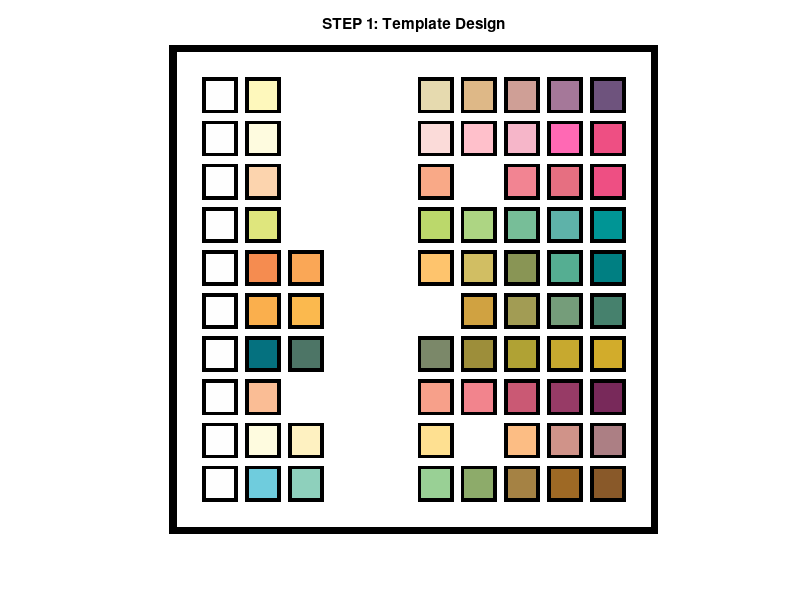
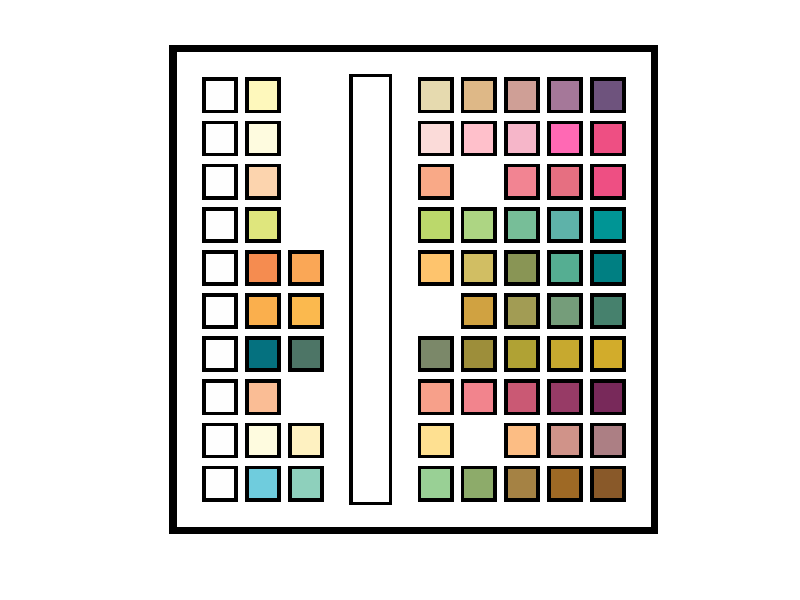
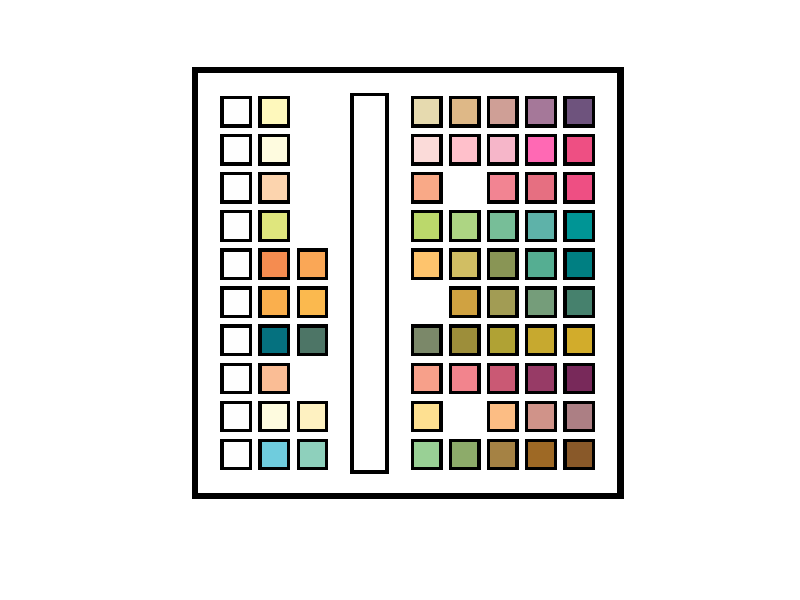

Write the MATLAB code that produced these figures, in order.
% PORTRAIT. 5x7in. A4 paper.  
%% WHITE BACKGROUND
clc; close all; clear; 

%% STEP 1: MacBeth COLOR CHECKER DESIGNING

DesignPaletteRGBs = [254 254 254; 254 248 188; 255 255 255; 255 255 255; 255 255 255; 230 218 175; 222,184,135; 207 159 150; 165 120 153; 110 083 125;   
            254 254 254; 254 251 223; 255 255 255; 255 255 255; 255 255 255; 251 219 217; 255 192 203; 246 182 201; 255 105 180; 238 079 131;    
            254 254 254; 252 212 174; 255 255 255; 255 255 255; 255 255 255; 249 169 135; 255 255 255; 242 132 146; 230 111 129; 238 079 131;  
            254 254 254; 223 230 125; 255 255 255; 255 255 255; 255 255 255; 187 216 107; 173 213 131; 119 190 152; 094 178 169; 000 149 149; 
            254 254 254; 245 140 080; 250 167 086; 255 255 255; 255 255 255; 254 196 109; 209 190 099; 137 149 085; 085 174 146; 000 127 130;  
            254 254 254; 250 175 077; 251 185 078; 255 255 255; 255 255 255; 255 255 255; 208 162 065; 162 156 084; 117 157 122; 070 129 109; 
            254 254 254; 005 113 127; 077 117 102; 255 255 255; 255 255 255; 123 136 105; 157 142 058; 176 162 052; 199 169 047; 210 172 043; 
            254 254 254; 250 189 149; 255 255 255; 255 255 255; 255 255 255; 247 160 138; 242 132 141; 202 089 116; 151 059 102; 120 041 090;  
            254 254 254; 254 251 223; 254 241 193; 255 255 255; 255 255 255; 254 224 145; 255 255 255; 252 189 132; 208 147 137; 172 127 132; 
            254 254 254; 111 204 221; 142 208 188; 255 255 255; 255 255 255; 153 208 149; 141 171 106; 165 130 068; 158 105 037; 137 089 041; ]; 


TotRows = 10; % Rows of Colors
TotCols = 10; % Columns of Colors

ColorPix = 300; % Pixels length for each color square
BoundaryWidth = 25; % Black boundary pixel width around each color
InterSpace = 25; % Pixel space between any 2 colors
ImgBoundary = 200; % Pixel Gap between palette boundary and colors
BoundaryWidthImg = 50; % Black boundary pixel thickness around pallete 
Pallete_W = TotRows*ColorPix + 2*ImgBoundary;
Pallete_H = TotCols*ColorPix + 2*ImgBoundary;

template = zeros(Pallete_W, Pallete_H, 3, 'uint8');
template(BoundaryWidthImg:Pallete_W-BoundaryWidthImg, BoundaryWidthImg:Pallete_H-BoundaryWidthImg, :) = 255 * ones(length(BoundaryWidthImg:Pallete_W-BoundaryWidthImg), length(BoundaryWidthImg:Pallete_H-BoundaryWidthImg), 3);

count = 0;
for RowNum = 1:TotRows
    for ColNum = 1:TotCols
        
        Standard_RGB = DesignPaletteRGBs(((RowNum-1)*TotCols)+ColNum, :);
        
        Low_Y = round(ImgBoundary + (((RowNum-1)*ColorPix) + InterSpace + 1));
        Up_Y = round(ImgBoundary + (RowNum * ColorPix) - InterSpace);
        Y = Low_Y : Up_Y;
        
        Low_X = round(ImgBoundary + (((ColNum-1) * ColorPix) + InterSpace + 1));
        Up_X =  round(ImgBoundary + (ColNum * ColorPix) - InterSpace);
        X = Low_X : Up_X;
        
        for i = 1:3
            template(Y,X,i) = Standard_RGB(i) * ones(length(Y), length(X), 1);         
        end 
        
        if(Standard_RGB(1) ~= 255 || Standard_RGB(2) ~= 255 || Standard_RGB(3) ~= 255)
            template(Y(1):Y(1)+BoundaryWidth, X, :) = zeros(length(Y(1):Y(1)+BoundaryWidth), length(X), 3); 
            template(Y(end)-BoundaryWidth:Y(end), X, :) = zeros(length(Y(end)-BoundaryWidth:Y(end)), length(X), 3); 
            template(Y, X(1):X(1)+BoundaryWidth, :) = zeros(length(Y), length(X(1):X(1)+BoundaryWidth), 3); 
            template(Y, X(end)-BoundaryWidth:X(end), :) = zeros(length(Y), length(X(end)-BoundaryWidth:X(end)), 3);             
            count = count + 1;
        end
    end
end

figure; imshow(template); title('STEP 1: Template Design');

%% Dip Stick Background & Integration with Standard Palette. 

W = round((TotRows*ColorPix)); % Width of Strip Box. 
H = round(ColorPix); % Height of Strip Box

BackgroundColor = zeros(W, H, 3); % First create a filled black box then fill the area with with except a certain boundary 
BackgroundColor(BoundaryWidth:W-BoundaryWidth, BoundaryWidth:H-BoundaryWidth, :) = 255 * ones(length(BoundaryWidth:W-BoundaryWidth), length(BoundaryWidth:H-BoundaryWidth), 3);

StartIdxC = round(ImgBoundary + (3.5*ColorPix));
StartIdxR = round(ImgBoundary ); 
template(StartIdxR+1 : StartIdxR + W, StartIdxC+1 : StartIdxC + H, :) = BackgroundColor;

figure; imshow(template)

%%
Print = 255 * ones(3850, 3850, 3, 'uint8');
Print(175+1:175+size(template, 1), 175+1:175+size(template, 2), :) = template;
figure; imshow(Print);
